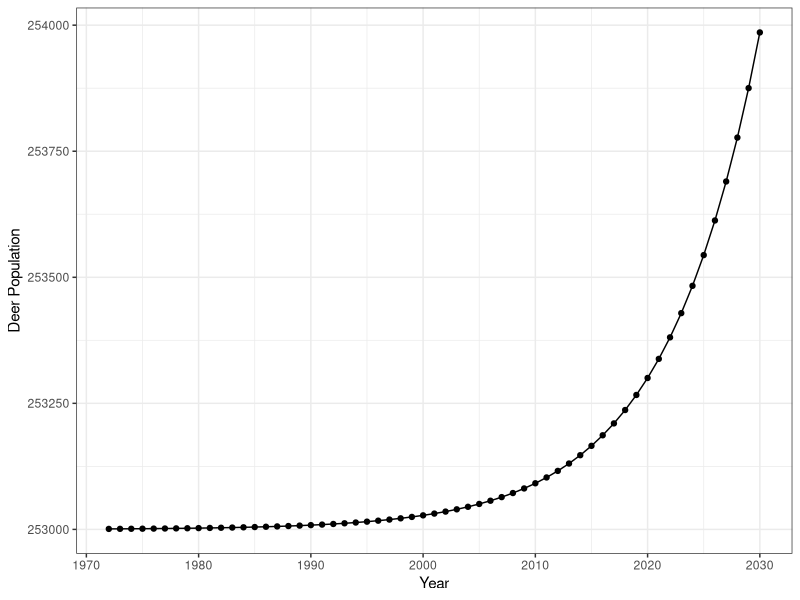
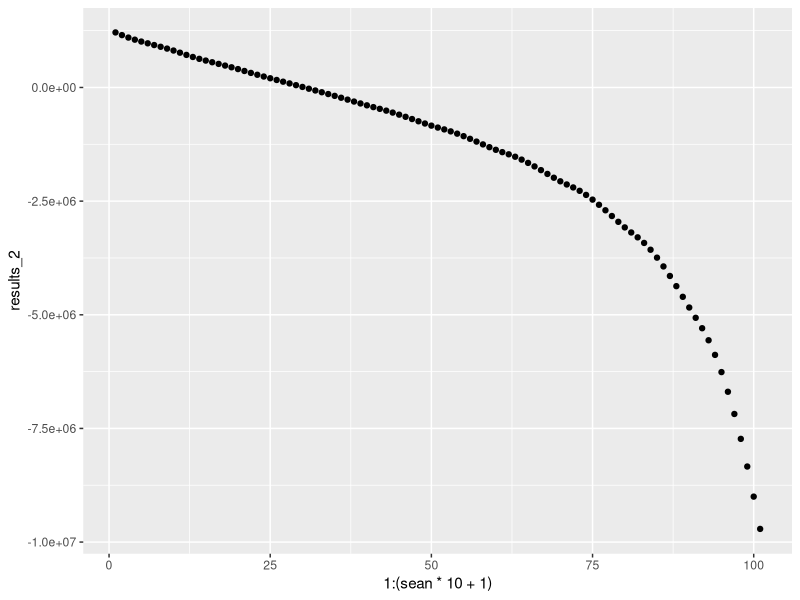
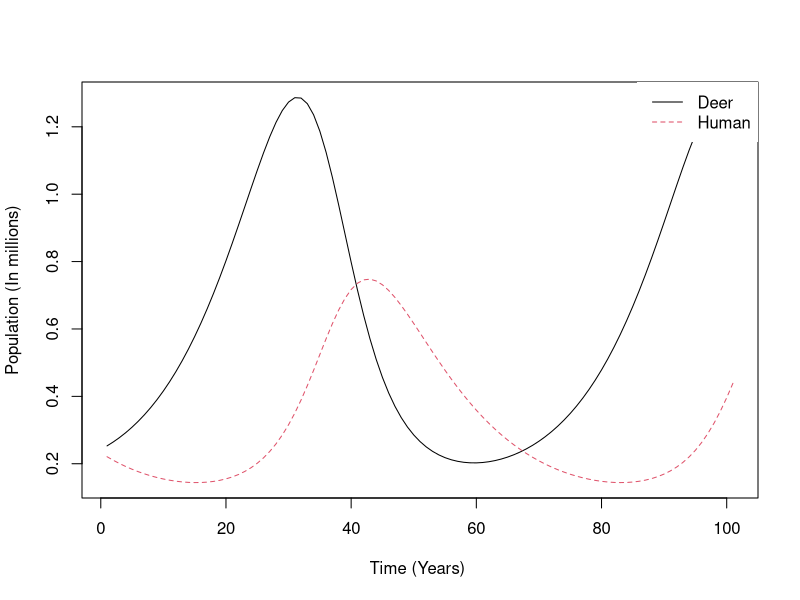

The R source for these figures, in order: (Note: this script raises an error after producing the figures.)
# Final Models for Paper

library(tidyverse)
library(deSolve)



# Euler's Method Function -------------------------------------------------

euler <- function(dy.dt=function(t,y){}, h, y0, start=0, end=1) {
  nsteps <- (end-start)/h
  ys <- numeric(nsteps+1)
  ys[1] <- y0
  for (i in 1:nsteps) {
    t <- start + (i-1)*h
    ys[i+1] <- ys[i] + h*dy.dt(t,ys[i])
  }
  ys
}

# Model 1- Natural Pop Growth ---------------------------------------------

#Start with the natural dynamics. The law of exponential evolution or Malthus law. 
#We use r = .118849 based on file 'EDA.R' growth rate from first two data points (before carrying capacity is reached)

#dy/dt = ry(t)

r <- .118849

model1 <- function(r, t) {
  exp(r*(t-1972)) + 253000
}

t <- c(1972:2030)

results <- model1(r, t)
results <- data.frame(results)
results <- results %>%
  mutate(year = c(1972:2030))

results %>%
  ggplot(mapping = aes(x = year, y = results)) +
  geom_point()+
  geom_line() +
  xlab("Year") +
  ylab("Deer Population") +
  theme_bw()




# Model 2- Natural Growth and Constant Harvest by Time --------------------
#Model 2
#dy/dt = r y(t) + b(t) y(t) 


model2 <- function(y0, t, r, B) {
  (y0 - (B/r)) * exp(r*(t- 1992)) + (B/r)
}


model2(1211000, 2000, .33, 390703.5)




# Model 3- Carrying Capacity,  Harvest,  Pop Growth -----------------------
sean = 10 
b = 390700
deerpop = 1211000 ##253000 
## b is the estimated harvest per year
## results 2 is the carrying capacity model plus estimated harvest per year it is a little low 
## Adjusted carrying capacity as it was being affected by the constant harvest 
results_2<-euler(dy.dt=function(t,y){(r*y) - 0.18*(exp((-2*(sin(t*pi))^2)))*y -  ((r/(1100000+(b/1.4)))*y^2)-(b)}, .1,deerpop , 0, sean)


## adjusted the carrying capacity value in the function by adding back in a factor of the estimated harvest value per year



results_2 <- data.frame(results_2)

ggplot(results_2, mapping = aes(x = 1:(sean*10 +1), y = results_2)) +
  geom_point()






# Lotka-Volterra Model ----------------------------------------------------
#An experimental model treating humans as a "predator" of deer
# Main Code from https://www.r-bloggers.com/2010/03/lotka-volterra-model%C2%A0%C2%A0intro/. 
# Then converted into a function
## EXPERIMENTAL MODEL - ISOLATED ENVIRIONMENT


PreyPred <- function(x_prey, y_pred, a, b, g, d){
  
  Pars <- c(a, b, g, d)
  State <- c(x = x_prey, y = y_pred)
  
  
  LotVmod <- function (Time, State, Pars) {
    with(as.list(c(State, Pars)), {
      dx = x*(a - b*y)
      dy = -y*(g - d*x)
      return(list(c(dx, dy)))
    })
  }
  
  Time <- seq(0, 100, by = 1)
  out <- as.data.frame(ode(func = LotVmod, y = State, parms = Pars, times = Time))
  
  matplot(out[,-1], type = "l", xlab = "Time (Years) ", ylab = "Population (In millions)")
  legend("topright", c("Deer", "Human"), lty = c(1,2), col = c(1,2), box.lwd = 0)
  
}

PreyPred(0.253, 0.2209, 0.11, 0.3, 0.088, 0.15)






# EDA- Basic Graphs of the Data -------------------------------------------

deer %>%
  ggplot(aes(x = Year)) +
  geom_point(mapping = aes(y = Deer_Population)) +
  geom_line(aes(y = Deer_Population)) +
  geom_point(aes(y = Deer_Harvest), color = "red") +
  geom_line(aes(y = Deer_Harvest), color = "red") +
  geom_point(aes(y= Total_Deer_Hunters), color = "blue") +
  geom_line(aes(y = Total_Deer_Hunters), color = "blue") +
  xlab("Year") +
  ylab("Deer Population")+
  theme_bw()
